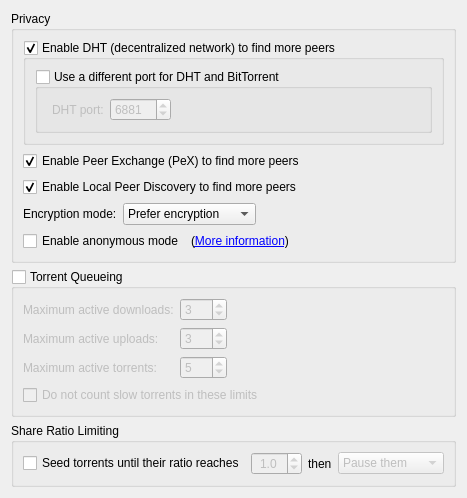
          <widget class="QWidget" name="scrollAreaWidgetContents_4">
           <property name="geometry">
            <rect>
             <x>0</x>
             <y>0</y>
             <width>418</width>
             <height>442</height>
            </rect>
           </property>
           <layout class="QVBoxLayout" name="verticalLayout_7">
            <item>
             <widget class="QGroupBox" name="AddBTFeaturesBox">
              <property name="title">
               <string>Privacy</string>
              </property>
              <layout class="QVBoxLayout" name="verticalLayout_14">
               <item>
                <widget class="QGroupBox" name="checkDHT">
                 <property name="title">
                  <string>Enable DHT (decentralized network) to find more peers</string>
                 </property>
                 <property name="checkable">
                  <bool>true</bool>
                 </property>
                 <layout class="QVBoxLayout" name="verticalLayout_18">
                  <item>
                   <widget class="QGroupBox" name="checkDifferentDHTPort">
                    <property name="title">
                     <string>Use a different port for DHT and BitTorrent</string>
                    </property>
                    <property name="checkable">
                     <bool>true</bool>
                    </property>
                    <property name="checked">
                     <bool>false</bool>
                    </property>
                    <layout class="QVBoxLayout" name="verticalLayout_17">
                     <property name="bottomMargin">
                      <number>9</number>
                     </property>
                     <item>
                      <layout class="QHBoxLayout" name="horizontalLayout_8">
                       <property name="leftMargin">
                        <number>5</number>
                       </property>
                       <item>
                        <widget class="QLabel" name="dh_port_lbl">
                         <property name="text">
                          <string>DHT port:</string>
                         </property>
                        </widget>
                       </item>
                       <item>
                        <widget class="QSpinBox" name="spinDHTPort">
                         <property name="minimum">
                          <number>1</number>
                         </property>
                         <property name="maximum">
                          <number>65525</number>
                         </property>
                         <property name="value">
                          <number>6881</number>
                         </property>
                        </widget>
                       </item>
                       <item>
                        <spacer name="horizontalSpacer_5">
                         <property name="orientation">
                          <enum>Qt::Horizontal</enum>
                         </property>
                         <property name="sizeHint" stdset="0">
                          <size>
                           <width>40</width>
                           <height>20</height>
                          </size>
                         </property>
                        </spacer>
                       </item>
                      </layout>
                     </item>
                    </layout>
                   </widget>
                  </item>
                 </layout>
                </widget>
               </item>
               <item>
                <widget class="QCheckBox" name="checkPeX">
                 <property name="toolTip">
                  <string>Exchange peers with compatible Bittorrent clients (µTorrent, Vuze, ...)</string>
                 </property>
                 <property name="text">
                  <string>Enable Peer Exchange (PeX) to find more peers</string>
                 </property>
                 <property name="checked">
                  <bool>true</bool>
                 </property>
                </widget>
               </item>
               <item>
                <widget class="QCheckBox" name="checkLSD">
                 <property name="toolTip">
                  <string>Look for peers on your local network</string>
                 </property>
                 <property name="text">
                  <string>Enable Local Peer Discovery to find more peers</string>
                 </property>
                 <property name="checked">
                  <bool>true</bool>
                 </property>
                </widget>
               </item>
               <item>
                <layout class="QHBoxLayout">
                 <item>
                  <widget class="QLabel" name="lbl_encryption">
                   <property name="text">
                    <string>Encryption mode:</string>
                   </property>
                  </widget>
                 </item>
                 <item>
                  <widget class="QComboBox" name="comboEncryption">
                   <item>
                    <property name="text">
                     <string>Prefer encryption</string>
                    </property>
                   </item>
                   <item>
                    <property name="text">
                     <string>Require encryption</string>
                    </property>
                   </item>
                   <item>
                    <property name="text">
                     <string>Disable encryption</string>
                    </property>
                   </item>
                  </widget>
                 </item>
                 <item>
                  <spacer>
                   <property name="orientation">
                    <enum>Qt::Horizontal</enum>
                   </property>
                   <property name="sizeHint" stdset="0">
                    <size>
                     <width>40</width>
                     <height>20</height>
                    </size>
                   </property>
                  </spacer>
                 </item>
                </layout>
               </item>
               <item>
                <layout class="QHBoxLayout" name="horizontalLayout_6">
                 <item>
                  <widget class="QCheckBox" name="checkAnonymousMode">
                   <property name="text">
                    <string>Enable anonymous mode</string>
                   </property>
                  </widget>
                 </item>
                 <item>
                  <widget class="QLabel" name="label_anonymous">
                   <property name="text">
                    <string> (&lt;a href=&quot;http://sourceforge.net/apps/mediawiki/qbittorrent/index.php?title=Anonymous_mode&quot;&gt;More information&lt;/a&gt;)</string>
                   </property>
                  </widget>
                 </item>
                 <item>
                  <spacer name="horizontalSpacer_14">
                   <property name="orientation">
                    <enum>Qt::Horizontal</enum>
                   </property>
                   <property name="sizeHint" stdset="0">
                    <size>
                     <width>40</width>
                     <height>20</height>
                    </size>
                   </property>
                  </spacer>
                 </item>
                </layout>
               </item>
              </layout>
             </widget>
            </item>
            <item>
             <widget class="QGroupBox" name="checkEnableQueueing">
              <property name="title">
               <string>Torrent Queueing</string>
              </property>
              <property name="checkable">
               <bool>true</bool>
              </property>
              <property name="checked">
               <bool>false</bool>
              </property>
              <layout class="QGridLayout" name="gridLayout_2">
               <property name="bottomMargin">
                <number>9</number>
               </property>
               <item row="0" column="0">
                <widget class="QLabel" name="label_max_active_dl">
                 <property name="text">
                  <string>Maximum active downloads:</string>
                 </property>
                </widget>
               </item>
               <item row="0" column="1">
                <widget class="QSpinBox" name="spinMaxActiveDownloads">
                 <property name="minimum">
                  <number>-1</number>
                 </property>
                 <property name="maximum">
                  <number>999</number>
                 </property>
                 <property name="value">
                  <number>3</number>
                 </property>
                </widget>
               </item>
               <item row="1" column="0">
                <widget class="QLabel" name="label_max_active_up">
                 <property name="text">
                  <string>Maximum active uploads:</string>
                 </property>
                </widget>
               </item>
               <item row="1" column="1">
                <widget class="QSpinBox" name="spinMaxActiveUploads">
                 <property name="minimum">
                  <number>-1</number>
                 </property>
                 <property name="maximum">
                  <number>999</number>
                 </property>
                 <property name="value">
                  <number>3</number>
                 </property>
                </widget>
               </item>
               <item row="2" column="0">
                <widget class="QLabel" name="maxActiveTorrents_lbl">
                 <property name="text">
                  <string>Maximum active torrents:</string>
                 </property>
                </widget>
               </item>
               <item row="2" column="1">
                <widget class="QSpinBox" name="spinMaxActiveTorrents">
                 <property name="minimum">
                  <number>-1</number>
                 </property>
                 <property name="maximum">
                  <number>999</number>
                 </property>
                 <property name="value">
                  <number>5</number>
                 </property>
                </widget>
               </item>
               <item row="1" column="2">
                <spacer name="horizontalSpacer_2">
                 <property name="orientation">
                  <enum>Qt::Horizontal</enum>
                 </property>
                 <property name="sizeHint" stdset="0">
                  <size>
                   <width>40</width>
                   <height>20</height>
                  </size>
                 </property>
                </spacer>
               </item>
               <item row="0" column="2">
                <spacer name="horizontalSpacer_7">
                 <property name="orientation">
                  <enum>Qt::Horizontal</enum>
                 </property>
                 <property name="sizeHint" stdset="0">
                  <size>
                   <width>40</width>
                   <height>20</height>
                  </size>
                 </property>
                </spacer>
               </item>
               <item row="2" column="2">
                <spacer name="horizontalSpacer_11">
                 <property name="orientation">
                  <enum>Qt::Horizontal</enum>
                 </property>
                 <property name="sizeHint" stdset="0">
                  <size>
                   <width>40</width>
                   <height>20</height>
                  </size>
                 </property>
                </spacer>
               </item>
               <item row="3" column="0" colspan="3">
                <widget class="QCheckBox" name="checkIgnoreSlowTorrentsForQueueing">
                 <property name="text">
                  <string>Do not count slow torrents in these limits</string>
                 </property>
                </widget>
               </item>
              </layout>
             </widget>
            </item>
            <item>
             <widget class="QGroupBox" name="ratioBox">
              <property name="title">
               <string>Share Ratio Limiting</string>
              </property>
              <layout class="QVBoxLayout">
               <property name="bottomMargin">
                <number>9</number>
               </property>
               <item>
                <layout class="QHBoxLayout">
                 <item>
                  <widget class="QCheckBox" name="checkMaxRatio">
                   <property name="text">
                    <string>Seed torrents until their ratio reaches</string>
                   </property>
                  </widget>
                 </item>
                 <item>
                  <widget class="QDoubleSpinBox" name="spinMaxRatio">
                   <property name="enabled">
                    <bool>false</bool>
                   </property>
                   <property name="alignment">
                    <set>Qt::AlignHCenter</set>
                   </property>
                   <property name="decimals">
                    <number>1</number>
                   </property>
                   <property name="minimum">
                    <double>0.000000000000000</double>
                   </property>
                   <property name="maximum">
                    <double>20.000000000000000</double>
                   </property>
                   <property name="singleStep">
                    <double>0.050000000000000</double>
                   </property>
                   <property name="value">
                    <double>1.000000000000000</double>
                   </property>
                  </widget>
                 </item>
                 <item>
                  <widget class="QLabel" name="label">
                   <property name="text">
                    <string>then</string>
                   </property>
                  </widget>
                 </item>
                 <item>
                  <widget class="QComboBox" name="comboRatioLimitAct">
                   <property name="enabled">
                    <bool>false</bool>
                   </property>
                   <item>
                    <property name="text">
                     <string>Pause them</string>
                    </property>
                   </item>
                   <item>
                    <property name="text">
                     <string>Remove them</string>
                    </property>
                   </item>
                  </widget>
                 </item>
                </layout>
               </item>
              </layout>
             </widget>
            </item>
            <item>
             <spacer name="verticalSpacer_8">
              <property name="orientation">
               <enum>Qt::Vertical</enum>
              </property>
              <property name="sizeHint" stdset="0">
               <size>
                <width>20</width>
                <height>40</height>
               </size>
              </property>
             </spacer>
            </item>
           </layout>
          </widget>
